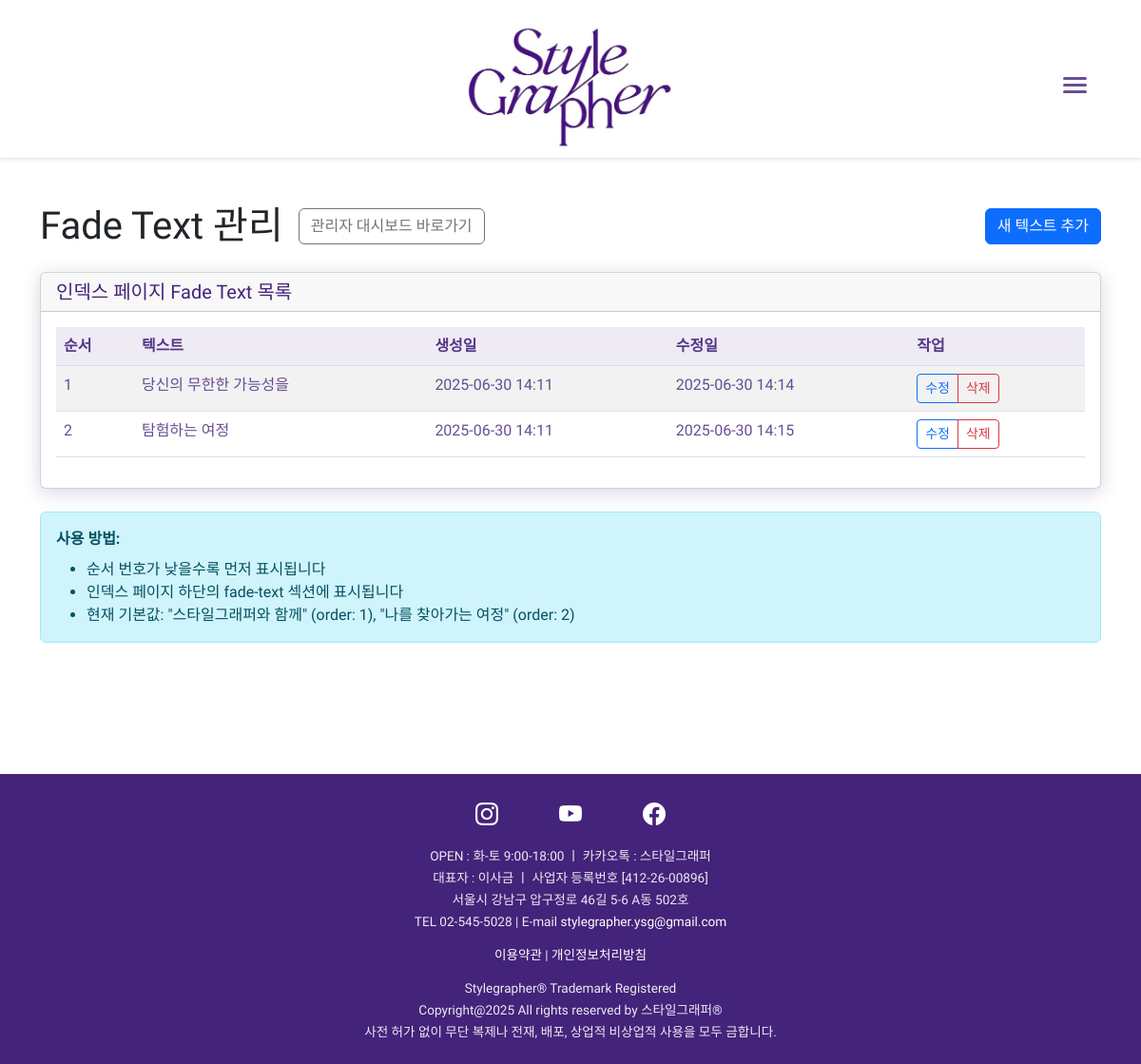
/admin/fade-texts (signed in), run on the app's committed database.
### models.py (models this page shows, shortened)
class CollageText(db.Model):
    id = db.Column(db.Integer, primary_key=True)
    text = db.Column(db.String(100), nullable=False)
    order = db.Column(db.Integer, nullable=False)
    created_at = db.Column(db.DateTime, default=datetime.utcnow)
    updated_at = db.Column(db.DateTime, default=datetime.utcnow, onupdate=datetime.utcnow)

### routes/admin.py (the view)
@admin.route('/fade-texts')
@login_required
def list_fade_texts():
    try:
        fade_texts = CollageText.query.order_by(CollageText.order.asc()).all()
        return render_template('admin/fade_texts.html', fade_texts=fade_texts)
    except Exception as e:
        print(f"Error listing fade texts: {str(e)}")
        flash('Fade Text 목록을 불러오는 중 오류가 발생했습니다.', 'error')
        return redirect(url_for('admin.dashboard'))

### models.py (called while the page is built)
    @classmethod
    def get_current_settings(cls):
        settings = cls.query.first()
        return settings

    def get_main_color_rgb(self):
        return f"{self.main_color_r}, {self.main_color_g}, {self.main_color_b}"

    def get_sub_color_rgb(self):
        return f"{self.sub_color_r}, {self.sub_color_g}, {self.sub_color_b}"

    def get_background_color_rgb(self):
        return f"{self.background_color_r}, {self.background_color_g}, {self.background_color_b}"

    def get_main_color_hex(self):
        return f"#{self.main_color_r:02x}{self.main_color_g:02x}{self.main_color_b:02x}"

    def get_sub_color_hex(self):
        return f"#{self.sub_color_r:02x}{self.sub_color_g:02x}{self.sub_color_b:02x}"

    def get_background_color_hex(self):
        return f"#{self.background_color_r:02x}{self.background_color_g:02x}{self.background_color_b:02x}"

### templates/admin/fade_texts.html (shortened to what this page needs)
{% extends "base.html" %}
{% block content %}
<div class="container mt-5">
<div class="d-flex justify-content-between align-items-center mb-4">
    <div class="d-flex align-items-center gap-3">
        <h1 class="mb-0">Fade Text 관리</h1>
        <a href="{{ url_for('admin.dashboard') }}" class="btn btn-outline-secondary">
             관리자 대시보드 바로가기
        </a>
    </div>
    <a href="{{ url_for('admin.add_fade_text') }}" class="btn btn-primary">
         새 텍스트 추가
    </a>
</div>
<div class="card">
    <div class="card-header">
        <h5 class="card-title mb-0">인덱스 페이지 Fade Text 목록</h5>
    </div>
    <div class="card-body">
        {% if fade_texts %}
            <div class="table-responsive">
                <table class="table table-striped">
                    <thead>
                        <tr>
                            <th>순서</th>
                            <th>텍스트</th>
                            <th>생성일</th>
                            <th>수정일</th>
                            <th>작업</th>
                        </tr>
                    </thead>
                    <tbody>
                        {% for fade_text in fade_texts %}
                        <tr>
                            <td>{{ fade_text.order }}</td>
                            <td>{{ fade_text.text }}</td>
                            <td>{{ fade_text.created_at.strftime('%Y-%m-%d %H:%M') if fade_text.created_at else '-' }}</td>
                            <td>{{ fade_text.updated_at.strftime('%Y-%m-%d %H:%M') if fade_text.updated_at else '-' }}</td>
                            <td>
                                <div class="btn-group" role="group">
                                    <a href="{{ url_for('admin.edit_fade_text', id=fade_text.id) }}"
                                       class="btn btn-sm btn-outline-primary">
                                         수정
                                    </a>
                                    <a href="{{ url_for('admin.delete_fade_text', id=fade_text.id) }}"
                                       class="btn btn-sm btn-outline-danger"
                                       onclick="return confirm('정말 삭제하시겠습니까?')">
                                         삭제
                                    </a>
                                </div>
                            </td>
                        </tr>
                        {% endfor %}
                    </tbody>
                </table>
            </div>
        {% endif %}
    </div>
</div>
<div class="mt-4">
    <div class="alert alert-info">
        <strong>사용 방법:</strong>
        <ul class="mb-0 mt-2">
            <li>순서 번호가 낮을수록 먼저 표시됩니다</li>
            <li>인덱스 페이지 하단의 fade-text 섹션에 표시됩니다</li>
            <li>현재 기본값: "스타일그래퍼와 함께" (order: 1), "나를 찾아가는 여정" (order: 2)</li>
        </ul>
    </div>
</div>
</div>
{% endblock %}

### static/css/style.css (style rules this page uses)
:root { --primary-purple: #663399; --light-purple: #9966cc; --dark-purple: #4B0082; --white: #ffffff; --black: #000000; }
body { margin: 0; padding: 0; font-family: 'Nanum Gothic', -apple-system, BlinkMacSystemFont, 'Segoe UI', 'Roboto', 'Helvetica Neue', Arial, sans-serif; line-height: 1.6; color: var(--black); }
.alert { padding: 1rem; margin: 1rem 0; background-color: var(--light-purple); color: var(--white); border-radius: 4px; }
.card { border: none; transition: all 0.3s ease; }
.btn-primary, .btn-outline-primary, .btn { background-color: white; border: 1px solid rgba(var(--sub-color-rgb), 0.5); color: var(--main-color-alpha); padding: 0.4rem 2rem; border-radius: 20px; font-size: 0.9rem; transition: all 0.3s ease; text-decoration: none; }
.btn-sm { padding: 0.25rem 1rem; font-size: 0.8rem; }
.card { border: 1px solid rgba(var(--main-color-rgb), 0.3); border-radius: 15px; box-shadow: 0 4px 20px rgba(var(--main-color-rgb), 0.2); background-color: #fff; transition: all 0.3s ease; }

### templates/base.html (style rules this page uses)
* { font-family: 'Nanum Gothic', -apple-system, BlinkMacSystemFont, 'Segoe UI', 'Roboto', 'Helvetica Neue', Arial, sans-serif; }
body { font-family: 'Nanum Gothic', -apple-system, BlinkMacSystemFont, 'Segoe UI', 'Roboto', 'Helvetica Neue', Arial, sans-serif; }
.card h1, .card h2, .card h3, .card h4, .card h5, .card h6, .card .lead, .card .gallery-image-count, .card .service-title, .card .option-title { word-break: keep-all; overflow-wrap: break-word; line-break: strict; }

### data on the page
CollageText: order "1", text "당신의 무한한 가능성을", created_at "2025-06-30 14:11", updated_at "2025-06-30 14:14"
CollageText: order "2", text "탐험하는 여정", created_at "2025-06-30 14:11", updated_at "2025-06-30 14:15"
